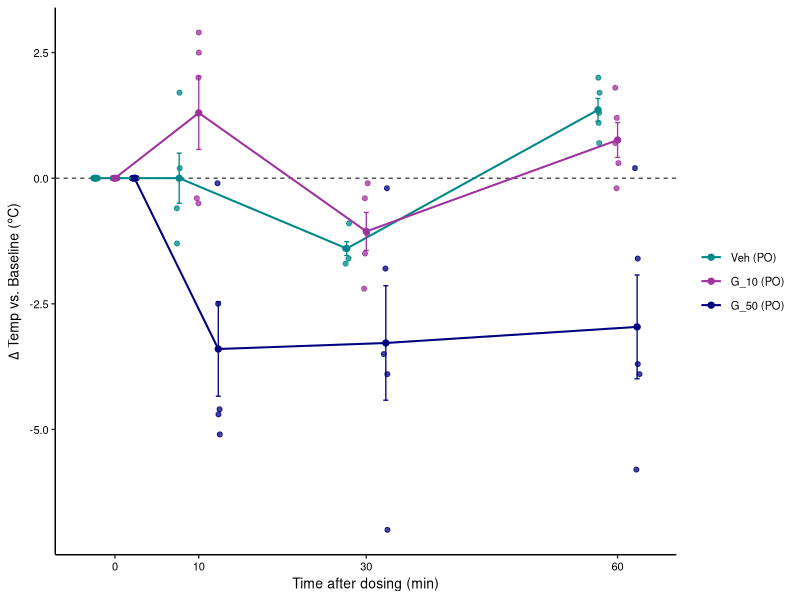
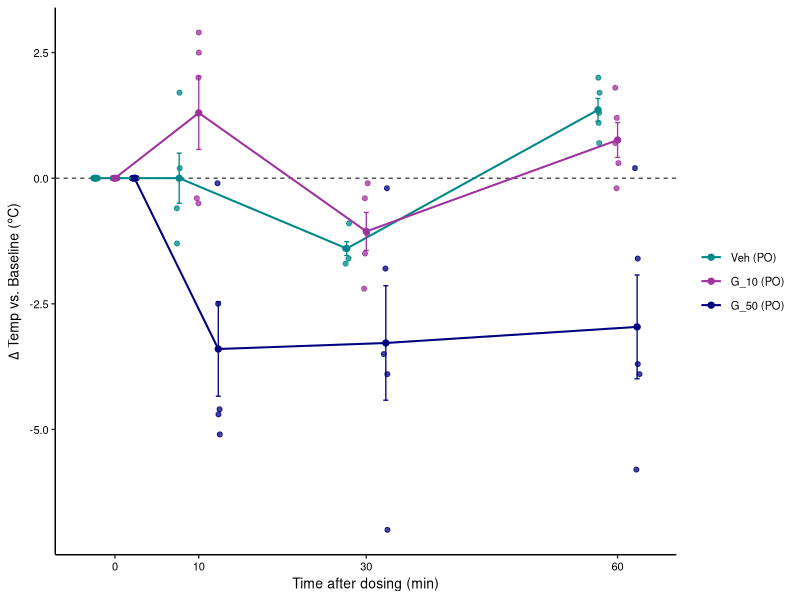

R code for these plots, in order:
## ---- chunk 1
library(dplyr)
library(readxl)
library(ggplot2)
library(multcomp)
## ---- chunk 2
temp_data <- read_excel("Male cohort 2 - PO/Data to plot - cohort 2.xlsx", sheet = "Temp_2")
temp_data$`Mouse Group` <- ifelse(temp_data$`Mouse Group` == 'Vehicle', 'Veh (PO)', ifelse(temp_data$`Mouse Group` == 'GDCA (10mg/kg, PO)', 'G_10 (PO)', 'G_50 (PO)'))
temp_data$`Mouse Group` <- factor(temp_data$`Mouse Group`,
                                levels = c("Veh (PO)", "G_10 (PO)", "G_50 (PO)"))
temp_data <- dplyr::rename(temp_data, MouseGroup = `Mouse Group`)
## ---- chunk 3
# Get the baseline temp of each mouse
baseline <- temp_data[temp_data$Time == 0, c("Mouse ID", "Value")]
baseline <- dplyr::rename(baseline, Baseline_Temp=Value)

# Merge back into DF
temp_data <- merge(temp_data, baseline, by = "Mouse ID")

# Calculate change from baseline
temp_data$change_from_baseline <- temp_data$Value - temp_data$Baseline_Temp

# Summary stats: mean and SEM
summary_temp_data <- aggregate(
  change_from_baseline ~ MouseGroup + Time,
  data = temp_data,
  FUN = function(x) c(mean = mean(x), sem = sd(x) / sqrt(length(x)))
)

summary_temp_data <- do.call(data.frame, summary_temp_data)
names(summary_temp_data)[3:4] <- c("mean", "sem")
## ---- chunk 4
summary_temp_data$MouseGroup <- factor(summary_temp_data$MouseGroup,
                                levels = c("Veh (PO)", "G_10 (PO)", "G_50 (PO)"))

p <- ggplot(temp_data, aes(x = Time, y = change_from_baseline, color = MouseGroup)) +
  geom_hline(yintercept = 0, linetype = "dashed", linewidth = 0.35) +
  
  geom_jitter(
    aes(group = MouseGroup),
    position = position_jitterdodge(
      jitter.width = 1.5,
      jitter.height = 0,
      dodge.width = 7
    ),
    size = 1.4,
    alpha = 0.75
  ) +
  
  geom_line(
    data = summary_temp_data,
    aes(x = Time, y = mean, color = MouseGroup, group = MouseGroup),
    position = position_dodge(width = 7),
    linewidth = 0.7,
    inherit.aes = FALSE
  ) +
  
  geom_point(
    data = summary_temp_data,
    aes(x = Time, y = mean, color = MouseGroup, group = MouseGroup),
    position = position_dodge(width = 7),
    size = 1.8,
    inherit.aes = FALSE
  ) +
  
  geom_errorbar(
    data = summary_temp_data,
    aes(
      x = Time,
      ymin = mean - sem,
      ymax = mean + sem,
      color = MouseGroup,
      group = MouseGroup
    ),
    position = position_dodge(width = 7),
    width = 1.8,
    linewidth = 0.45,
    inherit.aes = FALSE
  ) +
  
  labs(
    x = "Time after dosing (min)",
    y = expression(Delta*" Temp vs. Baseline ("*degree*"C)"),
    color = NULL
  ) +
  
  scale_x_continuous(
    breaks = c(0, 10, 30, 60)
  ) +
  
  theme_classic() +
  theme(
    axis.text = element_text(color = "black", size = 8),
    axis.title = element_text(color = "black", size = 10),
    legend.text = element_text(size = 8),
    legend.position = "right"
  ) + scale_color_manual(values = c("Veh (PO)" = "#008888", "G_10 (PO)" = "#9f329f",
                                  "G_50 (PO)" = "#000080"))

p

ggsave("Male cohort 2 - PO/Temp_graph.pdf", plot = p, height = 2, width = 4)
## ---- chunk 5
# https://biostat.jhsph.edu/~iruczins/teaching/materials/code/av5/c.av5.a.html
temp_data_60 <- dplyr::filter(temp_data, Time == 60)

anova_result <- aov(change_from_baseline ~ MouseGroup, data = temp_data_60)
summary(anova_result)
dunnett_result <- glht(anova_result,
                               linfct=mcp(MouseGroup="Dunnett"))
summary(dunnett_result)
confint(dunnett_result)
